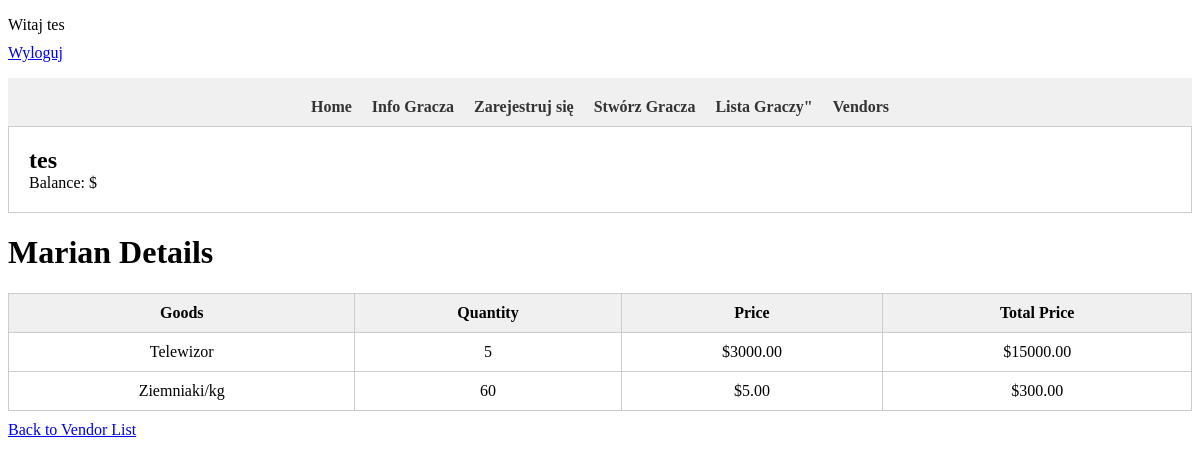
Screenshot of /seller/1/ (signed in) with the database file from the repository.
### SimGame/models.py (models this page shows, shortened)
class Seller(models.Model):
    name = models.CharField(max_length=64)

class SellerGoods(models.Model):
    seller = models.ForeignKey(Seller, on_delete=models.CASCADE)
    goods = models.ForeignKey(Goods, on_delete=models.CASCADE)
    quantity = models.IntegerField()

class Goods(models.Model):
    name = models.CharField(max_length=64)
    price = models.DecimalField(max_digits=10, decimal_places=2)

### SimGame/views.py (the view)
# urls.py: path('seller/<int:pk>/', SellerDetail.as_view(), name='seller_detail'),
class SellerDetail(View):
    def get(self, request, pk):
        seller = get_object_or_404(Seller, pk=pk)
        sellergoods = SellerGoods.objects.filter(seller=seller).select_related('goods')
        for sellergood in sellergoods:
            sellergood.total_price = sellergood.quantity * sellergood.goods.price
        return render(request, 'seller_detail.html', {'seller': seller, 'sellergoods': sellergoods})

### templates/seller_detail.html (shortened to what this page needs)
{% extends 'base.html' %}
{% block content %}
    <h1>{{ seller.name }} Details</h1>
    <table class="seller-details-table">
        <thead>
            <tr>
                <th>Goods</th>
                <th>Quantity</th>
                <th>Price</th>
                <th>Total Price</th>
            </tr>
        </thead>
        <tbody>
            {% for sellergood in sellergoods %}
            <tr>
                <td>{{ sellergood.goods.name }}</td>
                <td>{{ sellergood.quantity }}</td>
                <td>${{ sellergood.goods.price }}</td>
                <td>${{ sellergood.total_price }}</td>
            </tr>
            {% endfor %}
        </tbody>
    </table>
    <a href="{% url 'vendor_list' %}">Back to Vendor List</a>
{% endblock content %}

### templates/user_panel.html
<p>
{% if user.is_authenticated %}
    Witaj {{ user.username }}<br>
    <a href="{% url 'logout' %}">Wyloguj</a>
{% else %}
    <a href="{% url 'login' %}">Zaloguj</a>
    <a href="{% url 'register' %}">rejestracja</a>
{% endif %}
 </p>

### templates/player_stats.html (shortened to what this page needs)
    <div class="user-box">
        <h2>{{ user.username }}</h2>
        <p>Balance: ${{ user.balance.amount }}</p>
    </div>

### templates/player_stats.html (style rules this page uses)
.user-box { border: 1px solid #ccc; padding: 20px; margin-bottom: 20px; }
.user-box h2 { margin: 0; }
.user-box p { margin: 0; }

### templates/seller_detail.html (style rules this page uses)
.seller-details-table { width: 100%; border-collapse: collapse; }
.seller-details-table th, .seller-details-table td { padding: 10px; border: 1px solid #ccc; }
.seller-details-table th { background-color: #f0f0f0; }
.seller-details-table td { text-align: center; }
a { display: block; margin-top: 10px; }

### rows the page displays
Seller: name "Marian"
SellerGoods: goods.name "Telewizor", quantity "5", goods.price "3000.00", total_price "15000.00"
SellerGoods: goods.name "Ziemniaki/kg", quantity "60", goods.price "5.00", total_price "300.00"

### other values shown
{{ user.username }} "tes"
